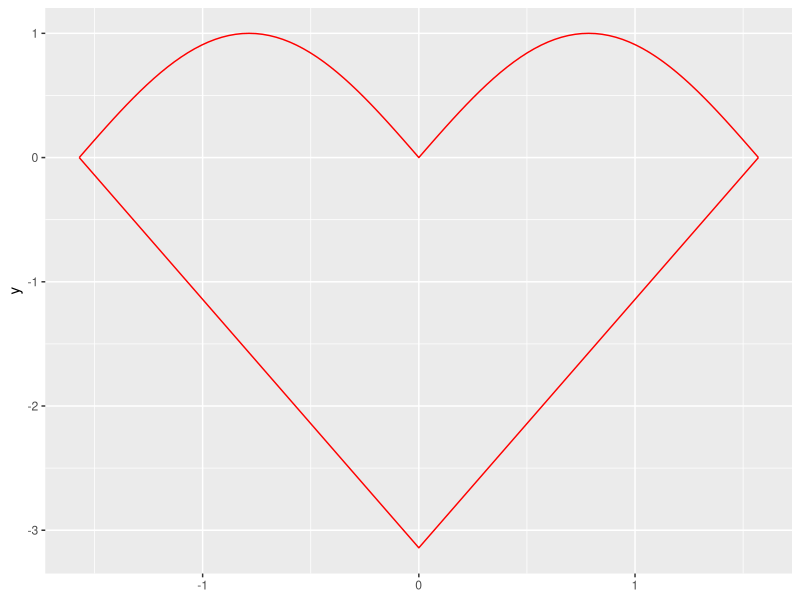

Generate this figure with R:
## ---- chunk 1
library(ggplot2)
## ---- chunk 2
function1 <- function(x){
  2*abs(x)-pi
}
function2 <- function(x){
  abs(sin(2*x))
}

ggplot() +
  xlim(c(-pi/2, pi/2)) +
  geom_function(fun = function1, colour= "red")+
  geom_function(fun = function2, colour = "red")
  
## ---- chunk 3
point <- runif(1e6, min = -pi/2, max = pi/2)
count = 0
square = pi*pi
for (i in 1:1e6){
  if (point[i] > function1(point[i]) && point[i] < function2(point[i])){
    count <- count+1
  }
}

count*square/1e6
